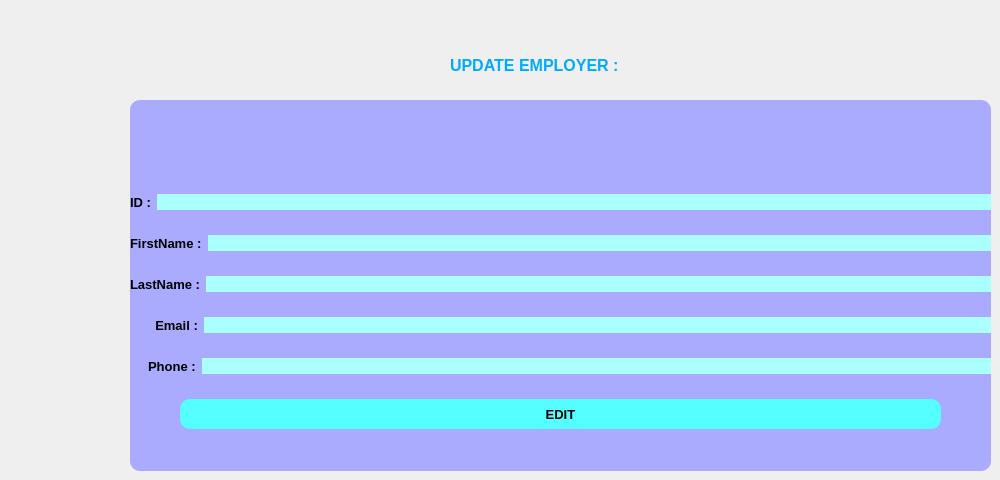
         <widget class="QWidget" name="update_p">
          <property name="styleSheet">
           <string notr="true"/>
          </property>
          <widget class="QWidget" name="widget_6" native="true">
           <property name="geometry">
            <rect>
             <x>130</x>
             <y>100</y>
             <width>861</width>
             <height>371</height>
            </rect>
           </property>
           <property name="styleSheet">
            <string notr="true">border-radius:10px;
background-color: rgb(170, 170, 255);
</string>
           </property>
           <layout class="QVBoxLayout" name="verticalLayout_8">
            <item>
             <layout class="QHBoxLayout" name="horizontalLayout_9">
              <item>
               <widget class="QLabel" name="label_18">
                <property name="minimumSize">
                 <size>
                  <width>50</width>
                  <height>50</height>
                 </size>
                </property>
                <property name="maximumSize">
                 <size>
                  <width>50</width>
                  <height>50</height>
                 </size>
                </property>
                <property name="text">
                 <string/>
                </property>
                <property name="pixmap">
                 <pixmap resource="resources.qrc">:/resources/user-avatarbb.png</pixmap>
                </property>
                <property name="scaledContents">
                 <bool>true</bool>
                </property>
               </widget>
              </item>
             </layout>
            </item>
            <item>
             <layout class="QHBoxLayout" name="horizontalLayout_16">
              <item>
               <widget class="QLabel" name="label_15">
                <property name="font">
                 <font>
                  <pointsize>10</pointsize>
                  <bold>true</bold>
                 </font>
                </property>
                <property name="text">
                 <string>ID :</string>
                </property>
               </widget>
              </item>
              <item>
               <widget class="QLineEdit" name="lineEdit_10">
                <property name="styleSheet">
                 <string notr="true">background-color: rgb(170, 255, 255);</string>
                </property>
               </widget>
              </item>
             </layout>
            </item>
            <item>
             <layout class="QHBoxLayout" name="horizontalLayout_10">
              <item>
               <widget class="QLabel" name="label_19">
                <property name="font">
                 <font>
                  <pointsize>10</pointsize>
                  <bold>true</bold>
                 </font>
                </property>
                <property name="text">
                 <string>FirstName :</string>
                </property>
               </widget>
              </item>
              <item>
               <widget class="QLineEdit" name="lineEdit_5">
                <property name="styleSheet">
                 <string notr="true">background-color: rgb(170, 255, 255);</string>
                </property>
                <property name="text">
                 <string/>
                </property>
               </widget>
              </item>
             </layout>
            </item>
            <item>
             <layout class="QHBoxLayout" name="horizontalLayout_11">
              <item>
               <widget class="QLabel" name="label_20">
                <property name="font">
                 <font>
                  <pointsize>10</pointsize>
                  <bold>true</bold>
                 </font>
                </property>
                <property name="text">
                 <string>LastName :</string>
                </property>
               </widget>
              </item>
              <item>
               <widget class="QLineEdit" name="lineEdit_6">
                <property name="styleSheet">
                 <string notr="true">background-color: rgb(170, 255, 255);</string>
                </property>
                <property name="text">
                 <string/>
                </property>
               </widget>
              </item>
             </layout>
            </item>
            <item>
             <layout class="QHBoxLayout" name="horizontalLayout_12">
              <item>
               <widget class="QLabel" name="label_21">
                <property name="font">
                 <font>
                  <pointsize>10</pointsize>
                  <bold>true</bold>
                 </font>
                </property>
                <property name="text">
                 <string>       Email :</string>
                </property>
               </widget>
              </item>
              <item>
               <widget class="QLineEdit" name="lineEdit_7">
                <property name="minimumSize">
                 <size>
                  <width>60</width>
                  <height>0</height>
                 </size>
                </property>
                <property name="maximumSize">
                 <size>
                  <width>1000</width>
                  <height>16777215</height>
                 </size>
                </property>
                <property name="styleSheet">
                 <string notr="true">background-color: rgb(170, 255, 255);</string>
                </property>
                <property name="text">
                 <string/>
                </property>
               </widget>
              </item>
             </layout>
            </item>
            <item>
             <layout class="QHBoxLayout" name="horizontalLayout_13">
              <item>
               <widget class="QLabel" name="label_22">
                <property name="font">
                 <font>
                  <pointsize>10</pointsize>
                  <bold>true</bold>
                 </font>
                </property>
                <property name="text">
                 <string>     Phone :</string>
                </property>
               </widget>
              </item>
              <item>
               <widget class="QLineEdit" name="lineEdit_8">
                <property name="maximumSize">
                 <size>
                  <width>1000</width>
                  <height>16777215</height>
                 </size>
                </property>
                <property name="styleSheet">
                 <string notr="true">background-color: rgb(170, 255, 255);</string>
                </property>
                <property name="text">
                 <string/>
                </property>
               </widget>
              </item>
             </layout>
            </item>
            <item>
             <layout class="QVBoxLayout" name="verticalLayout_9">
              <property name="spacing">
               <number>7</number>
              </property>
              <property name="leftMargin">
               <number>50</number>
              </property>
              <property name="topMargin">
               <number>0</number>
              </property>
              <property name="rightMargin">
               <number>50</number>
              </property>
              <property name="bottomMargin">
               <number>20</number>
              </property>
              <item>
               <widget class="QPushButton" name="pushButton_14">
                <property name="minimumSize">
                 <size>
                  <width>30</width>
                  <height>30</height>
                 </size>
                </property>
                <property name="font">
                 <font>
                  <pointsize>10</pointsize>
                  <bold>true</bold>
                 </font>
                </property>
                <property name="styleSheet">
                 <string notr="true">background-color: rgb(85, 255, 255);</string>
                </property>
                <property name="text">
                 <string>EDIT</string>
                </property>
               </widget>
              </item>
             </layout>
            </item>
           </layout>
          </widget>
          <widget class="QLabel" name="label_23">
           <property name="geometry">
            <rect>
             <x>450</x>
             <y>50</y>
             <width>221</width>
             <height>31</height>
            </rect>
           </property>
           <property name="font">
            <font>
             <pointsize>12</pointsize>
             <bold>true</bold>
            </font>
           </property>
           <property name="styleSheet">
            <string notr="true">color: rgb(0, 170, 255);</string>
           </property>
           <property name="text">
            <string>UPDATE EMPLOYER :</string>
           </property>
          </widget>
         </widget>
